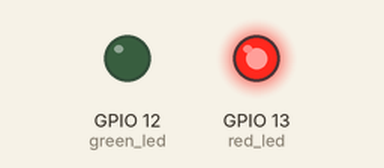
A program run on a simulated ESP32 board running MicroPython. Shown: output pins drawn as LEDs (lit = HIGH). At 30.0 s the program stops and its outputs stay as they are.

Above: at 0.5 s.
At 1.5 s:
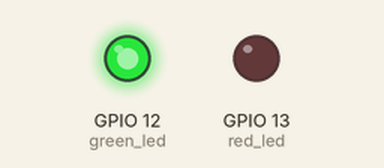
At 5.5 s:
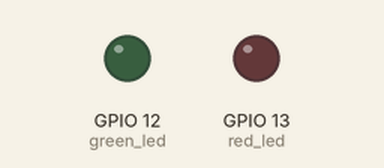
Timing chart, 0 to 6.9 s (numbered marks = the images above):
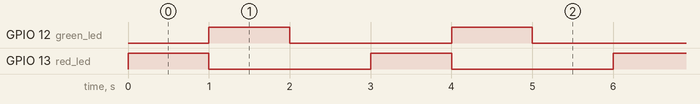

The program:

batary_led.py
```python
from machine import Pin
import time

green_led = Pin(12, Pin.OUT)
red_led = Pin(13, Pin.OUT)

'''
green_led.value(1)
red_led.value(0)
time.sleep(1)
'''

for i in range(10):

    green_led.value(0)
    red_led.value(1)
    time.sleep(1)

    green_led.value(1)
    red_led.value(0)
    time.sleep(1)

    green_led.value(0)
    red_led.value(0)
    time.sleep(1)

    
```

Measured:
- by itself, GPIO 12 (green_led): alternates HIGH for 1.0 s and LOW for 2.0 s
- by itself, GPIO 13 (red_led): alternates HIGH for 1.0 s and LOW for 2.0 s, 20 changes in all, then stays LOW
- by itself, everything shown: repeats every 3.0 s, in 3 steps
